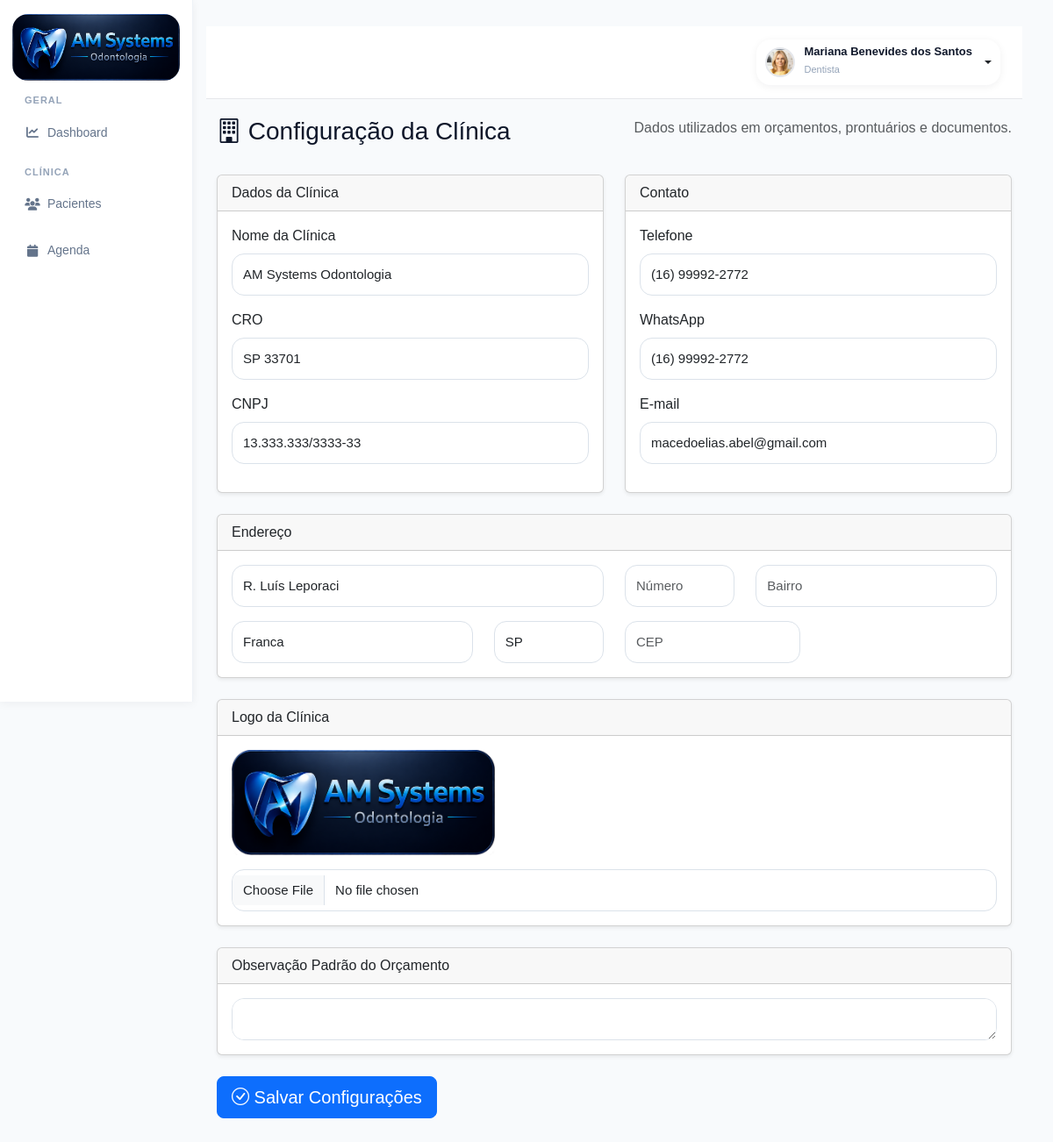
The page /configuracao-clinica/ (signed in) on the database its author committed.
### accounts/models.py (models this page shows, shortened)
class PerfilUsuario(models.Model):
    ADMIN = 'admin'
    GESTOR = 'gestor'
    DENTISTA = 'dentista'
    SECRETARIA = 'secretaria'
    ACD = 'acd'
    CONTABILIDADE = 'contabilidade'
    MARKETING = 'marketing'
    AUDITORIA = 'auditoria'
    TIPOS_USUARIO = [
        (ADMIN, 'Administrador'),
        (GESTOR, 'Gestor'),
        (DENTISTA, 'Dentista'),
        (SECRETARIA, 'Secretária'),
        (ACD, 'Auxiliar de Saúde Bucal'),
        (CONTABILIDADE, 'Contabilidade'),
        (MARKETING, 'Marketing'),
        (AUDITORIA, 'Auditoria'),
    ]
    usuario = models.OneToOneField(
        User,
        on_delete=models.CASCADE,
        related_name='perfil'
    )
    tipo_usuario = models.CharField(
        max_length=30,
        choices=TIPOS_USUARIO,
        default=SECRETARIA
    )
    cro = models.CharField(
        max_length=20,
        blank=True,
        null=True
    )
    especialidade = models.CharField(
        max_length=100,
        blank=True,
        null=True
    )
    telefone = models.CharField(
        max_length=20,
        blank=True,
        null=True
    )
    cpf = models.CharField(
        max_length=14,
        blank=True,
        null=True
    )
    rg = models.CharField(
        max_length=20,
        blank=True,
        null=True
    )
    data_nascimento = models.DateField(
        blank=True,
        null=True
    )
    sexo = models.CharField(
        max_length=20,
        blank=True,
        null=True
    )
    foto = models.ImageField(
        upload_to='usuarios/fotos/',
        blank=True,
        null=True
    )
    assinatura = models.ImageField(
        upload_to='usuarios/assinaturas/',
        blank=True,
        null=True
    )
    cro_uf = models.CharField(
        max_length=2,
        blank=True,
        null=True
    )
    cep = models.CharField(
        max_length=10,
        blank=True,
        null=True
    )
    logradouro = models.CharField(
        max_length=255,
        blank=True,
        null=True
    )
    numero = models.CharField(
        max_length=20,
        blank=True,
        null=True
    )
    complemento = models.CharField(
        max_length=100,
        blank=True,
        null=True
    )
    bairro = models.CharField(
        max_length=100,
        blank=True,
        null=True
    )
    cidade = models.CharField(
        max_length=100,
        blank=True,
        null=True
    )
    uf = models.CharField(
        max_length=2,
        blank=True,
        null=True
    )
    celular = models.CharField(
        max_length=20,
        blank=True,
        null=True
    )
    ativo = models.BooleanField(
        default=True
    )
    somente_leitura = models.BooleanField(
        default=False
    )
    criado_em = models.DateTimeField(
        auto_now_add=True
    )
    atualizado_em = models.DateTimeField(
        auto_now=True
    )

class ConfiguracaoClinica(models.Model):
    nome_clinica = models.CharField(
        max_length=200
    )
    logo = models.ImageField(
        upload_to='clinica/',
        blank=True,
        null=True
    )
    cro = models.CharField(
        max_length=50,
        blank=True
    )
    cnpj = models.CharField(
        max_length=30,
        blank=True
    )
    telefone = models.CharField(
        max_length=30,
        blank=True
    )
    whatsapp = models.CharField(
        max_length=30,
        blank=True
    )
    email = models.EmailField(
        blank=True
    )
    endereco = models.CharField(
        max_length=255,
        blank=True
    )
    numero = models.CharField(
        max_length=20,
        blank=True
    )
    bairro = models.CharField(
        max_length=100,
        blank=True
    )
    cidade = models.CharField(
        max_length=100,
        blank=True
    )
    estado = models.CharField(
        max_length=2,
        blank=True
    )
    cep = models.CharField(
        max_length=20,
        blank=True
    )
    observacoes_orcamento = models.TextField(
        blank=True
    )
    criado_em = models.DateTimeField(
        auto_now_add=True
    )
    atualizado_em = models.DateTimeField(
        auto_now=True
    )
    class Meta:
        verbose_name = 'Configuração da Clínica'
        verbose_name_plural = (
            'Configurações da Clínica'
        )

### accounts/views.py (the view, shortened to what this page needs)
@login_required(login_url='/')
def configuracao_clinica(request):
    config, created = (
        ConfiguracaoClinica.objects.get_or_create(
            id=1
        )
    )
    return render(
        request,
        'accounts/configuracao_clinica.html',
        {
            'config': config
        }
    )

### accounts/templates/accounts/configuracao_clinica.html (shortened to what this page needs)
{% extends 'accounts/base.html' %}
{% load static %}
{% block content %}
<div class="container-fluid">
    <div class="page-header mb-4">
        <h3>
            <i class="bi bi-building"></i>
            Configuração da Clínica
        </h3>
        <p class="text-muted">
            Dados utilizados em orçamentos, prontuários e documentos.
        </p>
    </div>
    <form method="POST" enctype="multipart/form-data">
        <div class="row">
            <div class="col-md-6">
                <div class="card shadow-sm mb-4">
                    <div class="card-header">
                        Dados da Clínica
                    </div>
                    <div class="card-body">
                        <div class="mb-3">
                            <label class="form-label">
                                Nome da Clínica
                            </label>
                            <input
                                type="text"
                                name="nome_clinica"
                                class="form-control"
                                value="{{ config.nome_clinica }}"
                            >
                        </div>
                        <div class="mb-3">
                            <label class="form-label">
                                CRO
                            </label>
                            <input
                                type="text"
                                name="cro"
                                class="form-control"
                                value="{{ config.cro }}"
                            >
                        </div>
                        <div class="mb-3">
                            <label class="form-label">
                                CNPJ
                            </label>
                            <input
                                type="text"
                                name="cnpj"
                                class="form-control"
                                value="{{ config.cnpj }}"
                            >
                        </div>
                    </div>
                </div>
            </div>
            <div class="col-md-6">
                <div class="card shadow-sm mb-4">
                    <div class="card-header">
                        Contato
                    </div>
                    <div class="card-body">
                        <div class="mb-3">
                            <label class="form-label">
                                Telefone
                            </label>
                            <input
                                type="text"
                                name="telefone"
                                class="form-control"
                                value="{{ config.telefone }}"
                            >
                        </div>
                        <div class="mb-3">
                            <label class="form-label">
                                WhatsApp
                            </label>
                            <input
                                type="text"
                                name="whatsapp"
                                class="form-control"
                                value="{{ config.whatsapp }}"
                            >
                        </div>
                        <div class="mb-3">
                            <label class="form-label">
                                E-mail
                            </label>
                            <input
                                type="email"
                                name="email"
                                class="form-control"
                                value="{{ config.email }}"
                            >
                        </div>
                    </div>
                </div>
            </div>
        </div>
        <div class="card shadow-sm mb-4">
            <div class="card-header">
                Endereço
            </div>
            <div class="card-body">
                <div class="row">
                    <div class="col-md-6">
                        <input
                            type="text"
                            name="endereco"
                            class="form-control"
                            placeholder="Endereço"
                            value="{{ config.endereco }}"
                        >
                    </div>
                    <div class="col-md-2">
                        <input
                            type="text"
                            name="numero"
                            class="form-control"
                            placeholder="Número"
                            value="{{ config.numero }}"
                        >
                    </div>
                    <div class="col-md-4">
                        <input
                            type="text"
                            name="bairro"
                            class="form-control"
                            placeholder="Bairro"
                            value="{{ config.bairro }}"
                        >
                    </div>
                </div>
                <div class="row mt-3">
                    <div class="col-md-4">
                        <input
                            type="text"
                            name="cidade"
                            class="form-control"
                            placeholder="Cidade"
                            value="{{ config.cidade }}"
                        >
                    </div>
                    <div class="col-md-2">
                        <input
                            type="text"
                            name="estado"
                            class="form-control"
                            placeholder="UF"
                            value="{{ config.estado }}"
                        >
                    </div>
                    <div class="col-md-3">
                        <input
                            type="text"
                            name="cep"
                            class="form-control"
                            placeholder="CEP"
                            value="{{ config.cep }}"
                        >
                    </div>
                </div>
            </div>
        </div>
        <div class="card shadow-sm mb-4">
            <div class="card-header">
                Logo da Clínica
            </div>
            <div class="card-body">
                {% if config.logo %}
                    <img
                        src="{{ config.logo.url }}"
                        style="max-height:120px;"
                        class="mb-3"
                    >
                {% endif %}
                <input
                    type="file"
                    name="logo"
                    class="form-control"
                >
            </div>
        </div>
        <div class="card shadow-sm mb-4">
            <div class="card-header">
                Observação Padrão do Orçamento
            </div>
            <div class="card-body">
                <textarea
                    name="observacoes_orcamento"
                    rows="5"
                    class="form-control"
                >{{ config.observacoes_orcamento }}</textarea>
            </div>
        </div>
        <button
            type="submit"
            class="btn btn-primary btn-lg"
        >
            <i class="bi bi-check-circle"></i>
            Salvar Configurações
        </button>
    </form>
</div>
{% endblock %}

### accounts/templates/accounts/base.html (shortened to what this page needs)
{% load static %}
<!DOCTYPE html>
<html lang="pt-br">
<head>
    <link href="https://cdn.jsdelivr.net/npm/bootstrap@5.3.3/dist/css/bootstrap.min.css" rel="stylesheet">
    <link rel="stylesheet" href="https://cdn.jsdelivr.net/npm/bootstrap-icons@1.11.3/font/bootstrap-icons.min.css">
    <link rel="stylesheet" href="https://cdnjs.cloudflare.com/ajax/libs/font-awesome/6.5.2/css/all.min.css">
    <link rel="stylesheet" href="{% static 'css/style.css' %}">
    <link rel="stylesheet" href="{% static 'css/pacientes.css' %}">
    <link rel="stylesheet" href="{% static 'css/odontograma.css' %}">
    <link rel="stylesheet" href="{% static 'css/anamnese.css' %}">
    <link rel="stylesheet" href="{% static 'css/ficha_clinica.css' %}">
    <link href="https://cdn.jsdelivr.net/npm/fullcalendar@6.1.15/index.global.min.css" rel="stylesheet">
</head>
<body>
    <div class="dashboard-wrapper">
        {% with perfil=request.user.perfil.tipo_usuario %}
        <aside class="sidebar">
            <div class="logo-area">
                <img src="{% static 'img/logo.png' %}" alt="Logo">
            </div>
            <ul class="sidebar-menu">
                <div class="sidebar-section">
                    Geral
                </div>
                <li class="{% if 'dashboard' in request.path %}active{% endif %}">
                    <a href="/dashboard/">
                        <i class="fa-solid fa-chart-line"></i>
                        <span>Dashboard</span>
                    </a>
                </li>
                <div class="sidebar-section">
                    Clínica
                </div>
                <li class="{% if 'pacientes' in request.path and 'odontograma' not in request.path %}active{% endif %}">
                    <a href="/pacientes/">
                        <i class="fa-solid fa-users"></i>
                        <span>Pacientes</span>
                    </a>
                </li>
                <li class="{% if 'agenda' in request.path %}active{% endif %}">
                    <a href="/agenda/">
                        <i class="fa-solid fa-calendar"></i>
                        <span>Agenda</span>
                    </a>
                </li>
            </ul>
            {% endwith %}
        </aside>
        <main class="main-content">
            <div class="topbar">
                <div class="d-flex justify-content-end align-items-center">
                    {% if request.user.is_authenticated %}
                    <div class="dropdown">
                        <button class="btn profile-dropdown-btn dropdown-toggle" type="button" data-bs-toggle="dropdown"
                            aria-expanded="false">
                            {% if request.user.perfil.foto %}
                            <img src="{{ request.user.perfil.foto.url }}" alt="Foto" class="profile-avatar">
                            {% else %}
                            <div class="profile-avatar-placeholder"></div>
                            {% endif %}
                            <div class="text-start">
                                <div class="profile-user-name">
                                    {% if request.user.first_name and request.user.last_name %}
                                    {{ request.user.first_name }} {{ request.user.last_name }}
                                    {% elif request.user.first_name %}
                                    {{ request.user.first_name }}
                                    {% else %}
                                    {{ request.user.username }}
                                    {% endif %}
                                </div>
                                <small class="profile-user-role">
                                    {{ request.user.perfil.get_tipo_usuario_display }}
                                </small>
                            </div>
                        </button>
                    </div>
                    {% endif %}
                </div>
            </div>
            {% block content %}
            {% endblock %}
        </main>
    </div>
</body>
</html>

### rows shown on the page
ConfiguracaoClinica: nome_clinica "AM Systems Odontologia", cro "SP 33701", cnpj "13.333.333/3333-33", telefone "(16) 99992-2772", whatsapp "(16) 99992-2772", email "macedoelias.abel@gmail.com", endereco "R. Luís Leporaci", cidade "Franca", estado "SP", logo (picture)

### other values the page prints
{{ request.user.first_name }} "Mariana Benevides dos Santos"
{{ request.user.perfil.get_tipo_usuario_display }} "Dentista"
